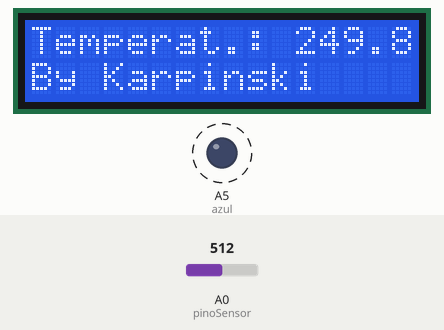
Bench run of a sketch on a simulated Arduino Uno, built with avr-gcc and run on an emulated ATmega328P. On the bench: 16×2 character LCD, output pins drawn as LEDs (lit = HIGH). Dashed ring = blinking. Inputs (shaded band) come from the test bench; at power-on: A0 (pinoSensor) = 512.

Above: at 1.2 s.
1.3 s: A0 (pinoSensor) set to 716
At 2.5 s:
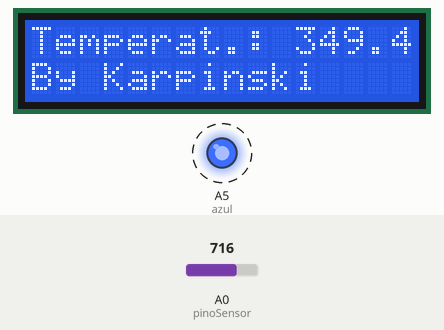
4.5 s: A0 (pinoSensor) set to 900
At 6.8 s:
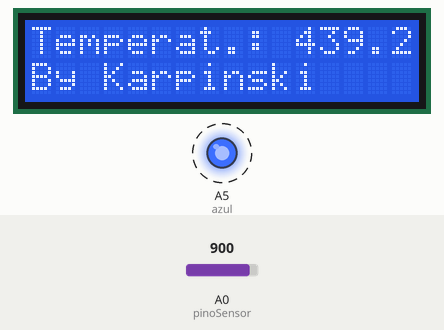
8.5 s: A0 (pinoSensor) set to 1023
At 10.8 s:
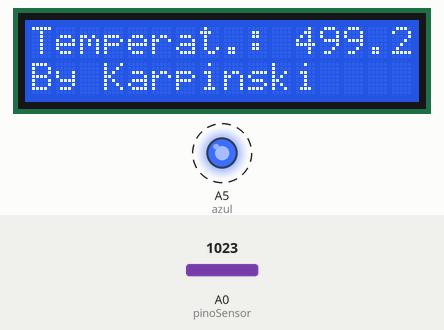
Timing chart, 0 to 18.5 s (numbered marks = the images above; inputs shaded):
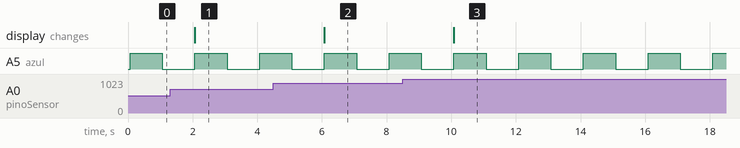

The sketch:

lcd.ino
```cpp
#include <LiquidCrystal.h>

LiquidCrystal lcd(12, 11, 5, 4, 3, 2);
int azul = A5;
//int branco = 10;
int pinoSensor = 0;
int valorLido = 0;
float temperatura = 0;

void setup() {
  lcd.begin(16, 2);
  lcd.print("Temperat.: ");
  pinMode(azul, OUTPUT);
  //pinMode(branco, OUTPUT);
}

void loop() {
  digitalWrite(azul, HIGH);
  // set the cursor to column 0, line 1
  // (note: line 1 is the second row, since counting begins with 0):
  lcd.setCursor(11, 0);
  //lcd.print(millis()/1000);
  lcd.print(getTemperatura());
  lcd.setCursor(0, 1);
  lcd.print("By Karpinski");
  delay(1000);
  digitalWrite(azul, LOW);
  delay(1000);
}

float getTemperatura() {
  valorLido = analogRead(pinoSensor);
  temperatura = (valorLido * 0.00488);
  temperatura = temperatura * 100;
  return temperatura;
}
```

Measured:
- after the input at 1.3 s, the display: changes after 0.77 s (image 1)
- after the input at 4.5 s, the display: changes after 1.6 s (image 2)
- after the input at 8.5 s, the display: changes after 1.6 s (image 3)
- by itself, A5 (azul): alternates HIGH for 1.0 s and LOW for 1.0 s
